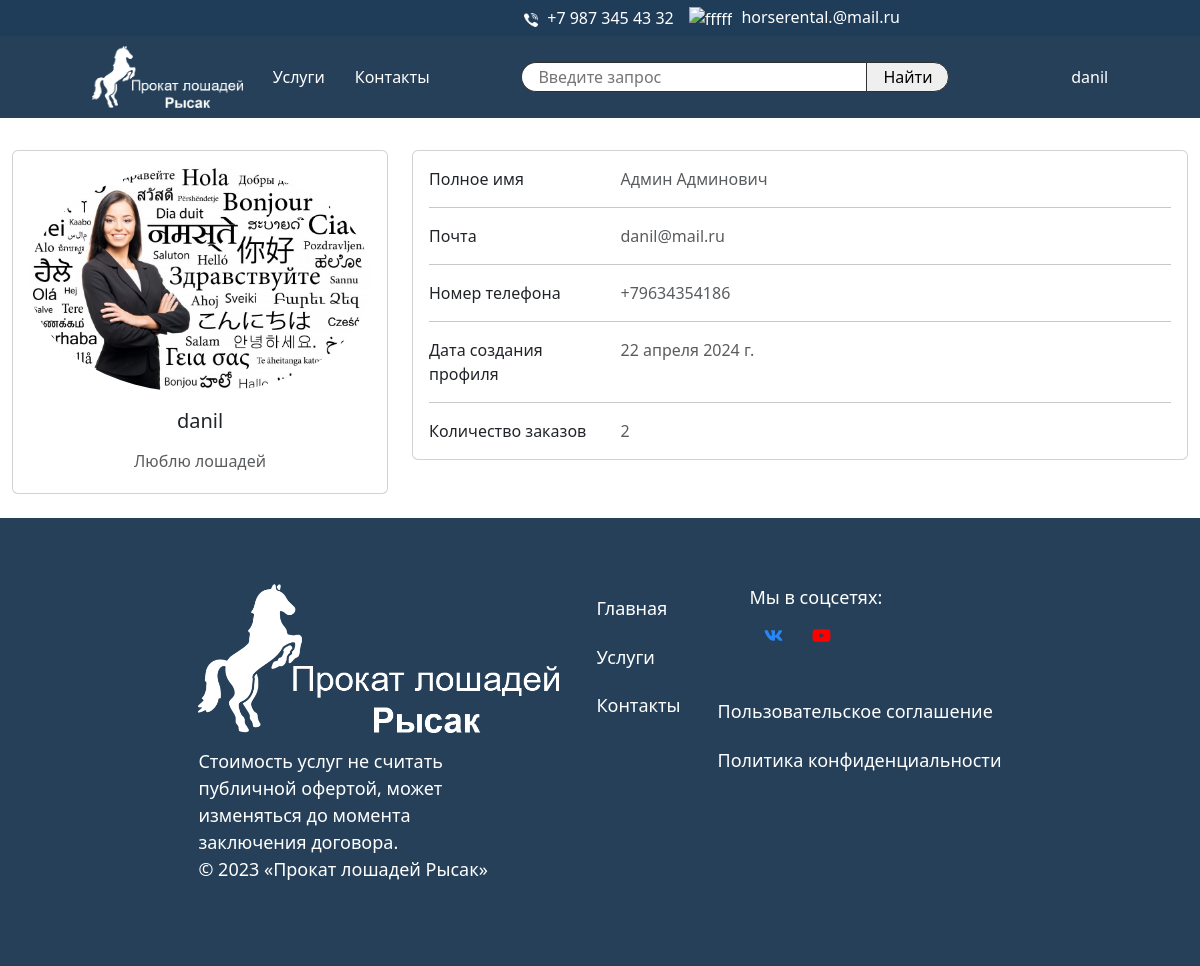
Screenshot of /auth/profile/danil/ (signed in) with the database file from the repository.
### horse_reg/models.py (models this page shows, shortened)
class CustomUser(AbstractUser):
    email = models.EmailField(max_length=128, unique=True, db_index=True, blank=False, verbose_name='Почта')
    is_active = models.BooleanField(blank=False, default=False, verbose_name='Активен')
    USERNAME_FIELD = 'username'
    REQUIRED_FIELDS = ['email']
    objects = CustomUserManager()

class Profile(models.Model):
    user = models.OneToOneField(User, on_delete=models.CASCADE, verbose_name='Пользователь')
    phone = models.CharField(max_length=15, verbose_name='Номер телефона')
    img = models.ImageField(upload_to='users/%Y/%m/%d/', verbose_name='Аватар')
    body = models.TextField(verbose_name='О себе')
    date_create = models.DateField(auto_now_add=True, verbose_name='Дата создания')
    date_update = models.DateField(auto_now=True, blank=True, verbose_name='Дата изменения')
    class Meta:
        verbose_name = 'Профиль'
        verbose_name_plural = 'Профили'

### horse_reg/views.py (the view)
# urls.py: path('profile/<str:username>/', views.profile, name='profile'),
@login_required(login_url='reg:login')
def profile(request, username):
    user = get_object_or_404(User, username=username)
    prof = get_object_or_404(Profile, user=user)
    order = Order.objects.filter(user=user)
    return render(request, 'horse_reg/profile.html', {'prof': prof, 'order': order, 'user': user})

### horse_reg/templates/horse_reg/profile.html (shortened to what this page needs)
{% extends 'layout.html' %}
{% load static %}
{% load thumbnail %}
{% block content %}
    <div class="d-flex justify-content-center">
        <div style="margin-top: 150px; width: 100%" class="row justify-content-center">
            <div class="col-lg-4">
                <div class="card mb-4">
                    <div class="card-body text-center">
                        {% thumbnail prof.img '150' as im %}
                            <img class="rounded-circle img-fluid" src="{{ im.url }}" alt="аватар">
                        {% endthumbnail %}
                        <h5 class="my-3">{{ prof.user.username }}</h5>
                        <p class="text-muted mb-1">{{ prof.body }}</p>
                    </div>
                </div>
            </div>
            <div class="col-lg-8">
                <div class="card mb-4">
                    <div class="card-body">
                        <div class="row">
                            <div class="col-sm-3">
                                <p class="mb-0">Полное имя</p>
                            </div>
                            <div class="col-sm-9">
                                <p class="text-muted mb-0">{{ user.first_name }} {{ user.last_name }}</p>
                            </div>
                        </div>
                        <hr>
                        <div class="row">
                            <div class="col-sm-3">
                                <p class="mb-0">Почта</p>
                            </div>
                            <div class="col-sm-9">
                                <p class="text-muted mb-0">{{ user.email }}</p>
                            </div>
                        </div>
                        <hr>
                        <div class="row">
                            <div class="col-sm-3">
                                <p class="mb-0">Номер телефона</p>
                            </div>
                            <div class="col-sm-9">
                                <p class="text-muted mb-0">{{ prof.phone }}</p>
                            </div>
                        </div>
                        <hr>
                        <div class="row">
                            <div class="col-sm-3">
                                <p class="mb-0">Дата создания профиля</p>
                            </div>
                            <div class="col-sm-9">
                                <p class="text-muted mb-0">{{ prof.date_create }}</p>
                            </div>
                        </div>
                        <hr>
                        <div class="row">
                            <div class="col-sm-3">
                                <p class="mb-0">Количество заказов</p>
                            </div>
                            <div class="col-sm-9">
                                <p class="text-muted mb-0">{{ order.count }}</p>
                            </div>
                        </div>
                    </div>
                </div>
            </div>
        </div>
    </div>
{% endblock %}

### templates/layout.html (shortened to what this page needs)
{% load static %}
<!DOCTYPE html>
<html lang="ru">
<head>
    <link rel="stylesheet" href="{% static 'css/styles.css' %}" />
    <link href="https://cdn.jsdelivr.net/npm/bootstrap@5.3.0/dist/css/bootstrap.min.css" rel="stylesheet">
</head>
<body>
    <div class="header_nav">
        <div class="header_nav_content">
            <tel style="color: white; margin-right: 15px; flex-direction: row"><img style="width: 14px; height: 14px; margin-right: 5px" src="{% static 'img/telefon.png' %}" alt="fffff"> +7 987 345 43 32 </tel>
            <mailto style="color: white; flex-direction: row"><img style="width: 15px; height: 15px; margin-right: 5px" src="{% static 'img/mail.png' %}" alt="fffff"> horserental.@mail.ru </mailto>
        </div>
    </div>
    <header class="header">
        <div class="header_content">
            <nav style="display: flex; align-items: center">
                <a href="{% url 'main:main' %}"> <img style="width: 151px; height: 62px" src="{% static 'img/logo.png' %}" alt=""> </a>
                <a class="menu_header" href="{% url 'hor:first_service' %}">Услуги</a>
                <a class="menu_header" href="{% url 'contacts:contacts' %}">Контакты</a>
            </nav>
            <form class="search_form" action="{% url 'hor:first_service' %}">
                <input class="search_service" type="search" placeholder="Введите запрос" aria-label="Search" name="search">
                <button class="btn_search" type="submit">Найти</button>
            </form>
            <div style="display: flex; align-items: center">
                {% if user.is_authenticated %}
                    <li class="dropdown"><a class="menu_header" href="#"><span>{{ user.username }}</span></a>
                    </li>
                {% else %}
                    <a style="padding: 0" class="menu_header" href="{% url 'reg:register' %}">Регистрация/ </a>
                    <a style="padding: 0" class="menu_header" href="{% url 'reg:login' %}">Войти</a>
                {%endif%}
            </div>
        </div>
    </header>
    {% block content %}
    {% endblock %}
    <footer class="footer">
        <div class="footer_content">
            <div class="footer_block">
                <img style="width: 361px; height: 149px; margin-bottom: 15px" src="{% static 'img/logo.png' %}" alt="kkkkkk">
                <p style="width: 320px;" class="txt_menu">Стоимость услуг не считать публичной офертой, может изменяться до момента заключения договора.
                    <br> © 2023 «Прокат лошадей Рысак»</p>
            </div>
            <div class="footer_block">
                <a class="menu_footer" href="{% url 'main:main' %}">Главная</a>
                <a class="menu_footer" href="{% url 'hor:first_service' %}">Услуги</a>
                <a class="menu_footer" href="{% url 'contacts:contacts' %}">Контакты</a>
            </div>
            <div class="footer_block">
                <ul class="txt_menu">Мы в соцсетях:
                    <ul class="social-icons">
                        <li><a class="social-icon-vk" href="https://vk.com/konny_dvor72" title="Перейти в группу" target="_blank" rel="noopener"></a></li>
                        <li><a class="social-icon-youtube" href="https://www.youtube.com/channel/UCH8VnSKO4vllIYwvQNs2oGA" title="Перейти на канал" target="_blank" rel="noopener"></a></li>
                    </ul>
                </ul>
                <a class="menu_footer" href="">Пользовательское соглашение</a>
                <a class="menu_footer" href="">Политика конфиденциальности</a>
            </div>
        </div>
    </footer>
</body>
</html>

### static/css/styles.css (style rules this page uses)
* { padding: 0; margin: 0; box-sizing: border-box; }
body, html { font-family: Open Sans, Arial, sans-serif; max-width: 100%; }
a { color: #ffffff; text-decoration: none; }
li, ul { text-decoration: none; list-style-type: none; }
.header_nav { background: #1f3d59; height: 36px; width: 100%; position: fixed; top: 0; right: 0; left: 0; z-index: 100; display: flex; justify-content: center; }
.header_nav_content { display: flex; height: 36px; align-items: center; width: 50%; justify-content: flex-end; }
.header { background: #264059; height: 83px; width: 100%; position: fixed; top: 0; right: 0; left: 0; z-index: 99; margin-top: 35px; display: flex; justify-content: center; }
.header_content { display: flex; height: 83px; align-items: center; width: 100%; justify-content: space-evenly; }
.menu_header { text-decoration: none; padding-left: 30px; color: white; transition: all ease 0.3s }
.footer { display: flex; height: 448px; background: #264059; justify-content: center; align-items: center; }
.footer_content { display: flex; width: 70%; justify-content: space-around; }
.footer_block { display: flex; flex-direction: column; }
.txt_menu { font-size: 18px; color: white; }
.menu_footer { font-size: 18px; color: white; text-decoration: none; line-height: 2.7em; transition: all ease 0.3s; }
ul, li { display: block; }
.search_form { display: flex; flex: 0 1 428px; }
.search_service { width: 200px; height: 30px; border: 1px solid hsl(0, 0%, 18.82%); border-radius: 20px 0 0 20px; padding: 0 4px 0 16px; font-size: 16px; border-right: none; flex: 1; box-shadow: inset 0 1px 2px hsla(0, 0%, 0%, 0); color: black; }
.btn_search { border: 1px solid hsl(0, 0%, 18.82%); border-radius: 0 20px 20px 0; padding: 0 16px 0 16px; text-align: center; font-size: 16px; cursor: pointer; transition: ease 0.3s; }
p { display: flex; flex-direction: column; margin-bottom: 0; }
.social-icons { display: flex; list-style: none; margin-top: 0.25rem; margin-bottom: 1rem; padding-left: 0; }
.social-icons > li { margin-left: 0.25rem; margin-right: 0.25rem; }
.social-icons a { position: relative; display: block; -webkit-user-select: none; -moz-user-select: none; -ms-user-select: none; user-select: none; transition: background-color .3s ease-in-out; width: 2.5rem; height: 2.5rem; border-radius: 3rem; }
.social-icons a::before { content: ""; position: absolute; width: 1.2rem; height: 1.2rem; left: .65rem; top: .65rem; background: transparent no-repeat center center; background-size: 100% 100%; }

### rows the page displays
CustomUser: username "danil", first_name "Админ", last_name "Админович", email "danil@mail.ru"
Profile: user.username "danil", body "Люблю лошадей", phone "+79634354186", date_create "22 апреля 2024 г."

### other values shown
{{ order.count }} "2"
